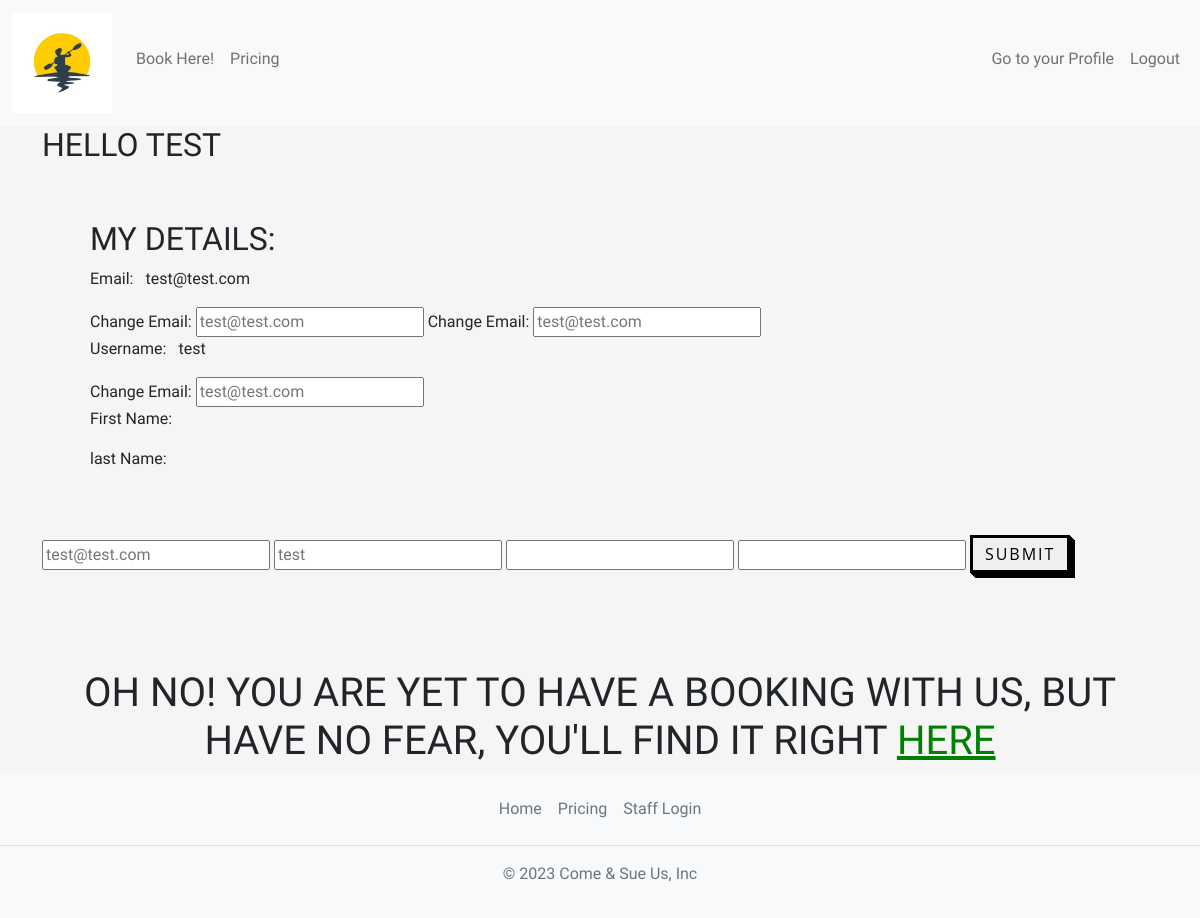
Page /profile (signed in) on the earlier database version.
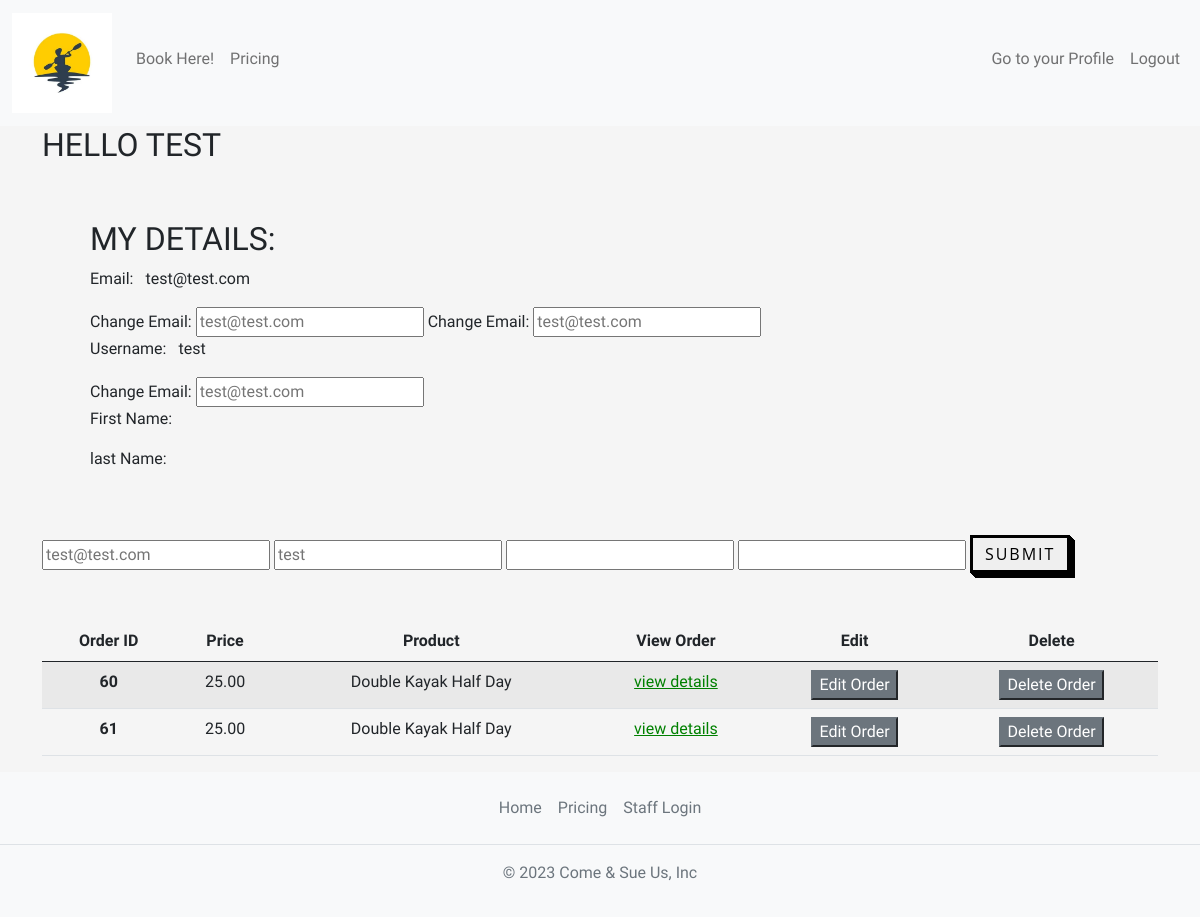
Same page on the later database version.
### home/models.py (models this page shows, shortened)
class OrderModel(models.Model):
    STATUS = (
        ('Awaiting Pickup', 'Awaiting Pickup'),
        ('Delivered', 'Delivered'),
    )
    user = models.ForeignKey(get_user_model(), on_delete=models.SET_NULL, null=True)
    created_on = models.DateTimeField(auto_now_add=True)
    price = models.DecimalField(max_digits=7, decimal_places=2)
    status = models.CharField(max_length=200, null=True, choices=STATUS)
    items = models.ManyToManyField(
        'Variant', related_name='order', blank=True)

class Variant(models.Model):
    name = models.CharField(max_length=100)
    description = models.TextField()
    image = models.ImageField(upload_to='variants_images/')
    price = models.DecimalField(max_digits=5, decimal_places=2)

### home/views.py (the view, shortened to what this page needs)
# urls.py: path('profile', views.profile, name='profile'),
@login_required
def profile(request):
    user = request.user
    my_orders = OrderModel.objects.filter(user=user)
    context = {
        'user_my_site': user,
        'my_orders': my_orders
    }
    return render(request, 'home/profile.html', context)

### home/templates/home/profile.html (shortened to what this page needs)
{% extends 'base.html' %}
{% block content %}
<div class="container col-md-12">
<h2>Hello {{user_my_site}}</h2>
<div class="p-5 ">
<form method="POST" action="{% url 'profile'%}">
    <h2>My details:</h2>
    <p>Email: <span class="px-2">{{user_my_site.email}} </span></p><span>Change Email: <input type="text" name="email" placeholder="{{user_my_site.email}}" /></span>
    <span>Change Email: <input type="text" name="email" placeholder="{{user_my_site.email}}" /></span>
    <p>Username: <span class="px-2">{{user_my_site.username}} </span></p>
    <span>Change Email: <input type="text" name="email" placeholder="{{user_my_site.email}}" /></span>
    <p>First Name: <span class="px-2">{{user_my_site.first_name}} </span></p>
    <p>last Name: <span class="px-2">{{user_my_site.last_name}} </span></p>
</form>
</div>
<form method="POST" action="{% url 'profile'%}">
    <input type="text" name="email" placeholder="{{user_my_site.email}}" />
    <input type="text" name="username" placeholder="{{user_my_site.username}}" />
    <input type="text" name="first_name" placeholder="{{user_my_site.first_name}}" />
    <input type="text" name="last_name" placeholder="{{user_my_site.last_name}}" />
    <button type="submit" class="button-style" data-bs-toggle="modal" data-bs-target="#exampleModal">
        submit
    </button>
</form>
<div class="row justify-content-center">
            <div class="col-md-12 mt-5">
                {% if my_orders %}
                <table class="table table-hover table-striped">
                    <thead class="text-center">
                        <tr>
                            <th scope="col">Order ID</th>
                            <th scope="col">Price</th>
                            <th scope="col">Product</th>
                            <th scope="col">View Order</th>
                            <th scope="col">Edit</th>
                            <th scope="col">Delete</th>
                        </tr>
                    </thead>
                    <tbody class="text-center">
                        {% for order in my_orders %}
                        <tr>
                            <th scope="row">{{ order.pk }}</th>
                            <td>{{ order.price }}</td>
                            <td>{% for item in order.items.all %}
                                {{item.name}}<br>
                            {% endfor %}</td>
                            <td>
                                <a href="{% url 'update-order' order.pk%}"> view details</a>
                            </td>
                            <td><button class="button btn-secondary" type='submit' data-bs-toggle="modal" data-bs-target="#exampleModal"
                                >Edit Order</button></td>
                            <td>
                                <form method="post" action="{% url 'update-order' order.pk %}">
                                    <button class="button btn-secondary" type='submit'>Delete Order</button>
                                </form>
                            </td>
                        </tr>
                        {% endfor %}
                        {% else %}
                        <div class="container text-center mt-5">
                            <h1>Oh no! You are yet to have a booking with us, but have no fear, you'll find it right <a href="{% url 'order' %}">HERE</a></h1>
                        </div>
                        {% endif %}
                    </tbody>
                </table>
            </div>
        </div>
</div>
{% endblock content %}

Differences in the rows shown:
added OrderModel: pk "60", price "25.00"
now on this page (row unchanged): Variant: name "Double Kayak Half Day"
added OrderModel: pk "61", price "25.00"
Other differences:
text no longer shown: "OH NO! YOU ARE YET TO HAVE A BOOKING WITH US, BUT HAVE NO FEAR, YOU'LL FIND IT RIGHT HERE"
text now shown: "Order ID Price Product View Order Edit Delete"
